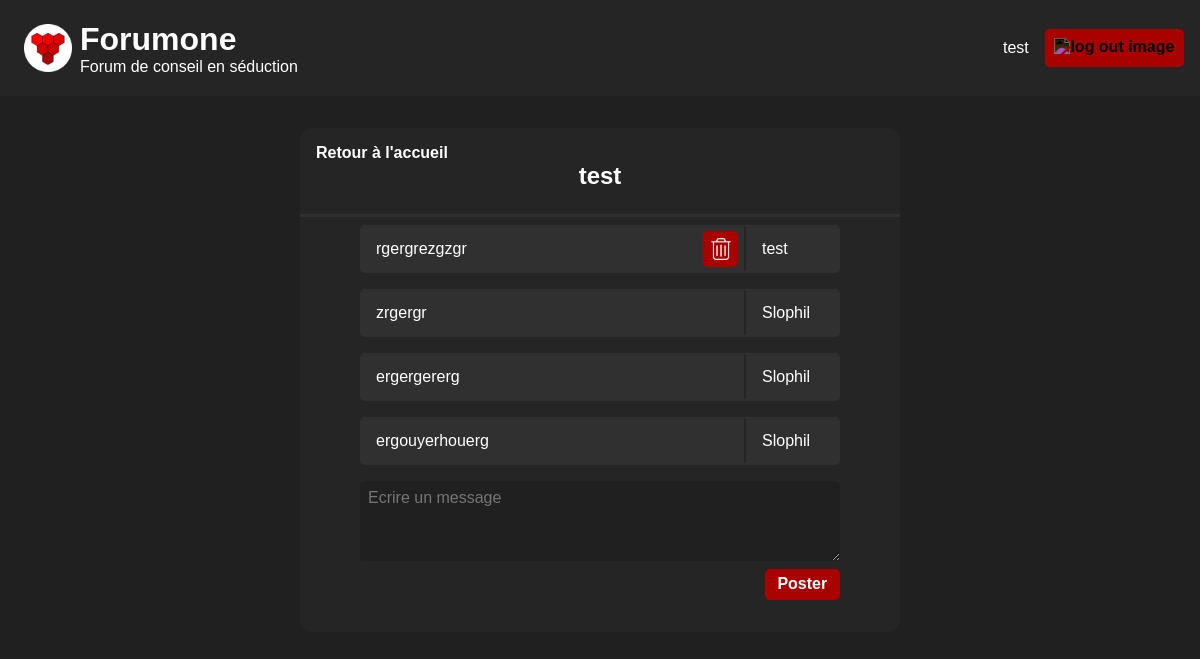
Page /subject.php?id=1 (signed in) on the committed database.
### tables this page shows
CREATE TABLE `clients` (
                           `id` int(11) NOT NULL,
                           `pseudo` varchar(24) NOT NULL,
                           `password` text NOT NULL,
                           `date` date NOT NULL,
                           `permission` text NOT NULL
);

CREATE TABLE `sujets` (
                          `id` int(11) NOT NULL,
                          `idauteur` int(11) NOT NULL,
                          `titre` varchar(128) NOT NULL,
                          `date` date NOT NULL
);

CREATE TABLE `messages` (
                            `id` int(11) NOT NULL,
                            `idauteur` int(11) NOT NULL,
                            `idsujet` int(11) NOT NULL,
                            `contenu` text NOT NULL
);

### app/database.php (called while the page is built, shortened)
<?php
function sql_connect() {
    $dbname = 'forum_no_mb_nl';
    $identifiant = 'root';
    $motdepasse = 'Yejequ@4';
    $port = 3306;
    try {
        $sch='mysql:host=localhost;dbname='.$dbname.';port='.$port;
        $bdd = new PDO($sch , $identifiant, $motdepasse);
    }
    catch(Exception $e) {
        die('Erreur : '.$e->getMessage());
    }
    return $bdd;
}
function getName($id) {
    $database = sql_connect();
    $sql = "SELECT pseudo FROM `clients` WHERE id=:id;";
    $statement = $database->prepare($sql);
    $statement->bindValue(':id', $id, PDO::PARAM_INT);
    $statement->execute();
    return $statement->fetchAll()[0]["pseudo"];
}
function getMessages($id, $limit) {
    $database = sql_connect();
    $sql = "SELECT id, idauteur, contenu FROM messages WHERE idsujet = :idsbjct ORDER BY id DESC LIMIT :limit;";
    $statement = $database->prepare($sql);
    $statement->bindParam(":idsbjct", $id, PDO::PARAM_INT);
    $statement->bindParam(":limit", $limit, PDO::PARAM_INT);
    $statement->execute();
    return $statement->fetchAll(PDO::FETCH_ASSOC);
}
function getTitle($idsujet) {
    $database = sql_connect();
    $sql = "SELECT titre FROM sujets WHERE id = :idsjt;";
    $statement = $database->prepare($sql);
    $statement->bindParam(":idsjt", $idsujet, PDO::PARAM_INT);
    $statement->execute();
    return $statement->fetchAll(PDO::FETCH_ASSOC);
}
?>

### subject.php (the view, shortened to what this page needs)
<!DOCTYPE html>
<?php
include_once "app/database.php";
$connected = false;
$rights = false;
$load = 50;
if (isset($_SESSION["login"])) {
    $connected = True;
}
$titre = htmlspecialchars(getTitle($_GET['id'])[0]["titre"]);
$messages = getMessages($_GET['id'], $load);
?>
<html lang="fr">
<head>
    <link rel="stylesheet" href="css/style.css">
    <title><?php print_r($titre); ?> - Forumone</title>
</head>
<body>
<header id="header">
        <div id="header__head">
            <img src="img/forumone.png" alt="icon" id="header__head__image">
            <div id="header__head__title">
                <h1 id="header__head__title__title">Forumone</h1>
                <p id="header__head__title__sub_title">Forum de conseil en séduction</p>
            </div>
        </div>
        <?php if (isset($_SESSION['login'])) {?>
            <div id="header__user">
                <div id="header__user__name">
                    <?php echo htmlspecialchars(getName($_SESSION['login'])); ?>
                </div>
                <a href="index.php?logout=1" id="header__user__name__log_out_link">
                    <img src="img/log-out.png" alt="log out image" id="header__user__name__log_out_link__image">
                </a>
            </div>
        <?php } ?>
    </header>
    <section id="messages">
        <div id="messages__home">
            <a href="index.php" id="messages__home__link">
                Retour à l'accueil
            </a>
        </div>
        <h1 id="messages__subject_title">
            <?php echo $titre; ?>
        </h1>
        <?php foreach($messages as $values){ ?>
        <div id="messages__list">
                <div id="messages__list__element">
                    <p id="messages__list__element__message">
                        <?php echo htmlspecialchars($values["contenu"]); ?>
                    </p>
                    <?php if($_SESSION['login'] == $values["idauteur"] || $rights) { ?>
                    <form action="#" method="post" id="messages__list__element__delete">
                        <input type="image" id="messages__list__element__delete__image" src="img/delete.png" alt="delete">
                    </form>
                    <?php } ?>
                    <p id="subjects__list__element__name">
                        <?php echo htmlspecialchars(getName($values["idauteur"])); ?>
                    </p>
                <?php if ($connected) { ?>
                </div>
            <?php } ?>
        </div>
        <?php }
        if (count($messages) >= $load) { ?>
        <?php }
        if ($connected) { ?>
        <div id="messages__new_message">
            <form action='#' method="post" id="messages__new_message__form">
                <textarea name="write_message" placeholder="Ecrire un message" id="messages__new_message__form__message"></textarea>
                <input type='submit' name="send_message" value="Poster" id="messages__new_message__form__submit">
            </form>
        </div>
        <?php } ?>
    </section>
</body>
</html>

### css/style.css (style rules this page uses)
* { padding: 0; margin: 0; box-sizing: border-box; font-family: Arial, sans-serif; transition: 0.1s; color: white; }
input, button, textarea { background: unset; border-radius: unset; border: unset; color: white; font-size: 16px; }
a { text-decoration: none; font-weight: bold; cursor: pointer; }
body { background-color: #202020; min-height: 100vh; }
#header { width: 100%; height: max-content; background-color: #252525; display: flex; justify-content: space-between; align-items: center; flex-direction: row; padding: 1em 0; }
#header__head { display: flex; justify-content: center; align-items: center; padding: 0 1em; }
#header__head__title { display: flex; justify-content: center; align-items: start; flex-direction: column; }
#header__head__image { height: 4em; padding: 0.5em; }
#header__links, #header__user { padding: 1em; display: flex; justify-content: center; align-items: center; }
#header__user { padding: unset; }
#header__links > a, #header__user__name__log_out_link, #header__user__name__admin_link, #new_subject__formu__form__submit, #subjects__more_sub > input, #messages__more_sub > input, #login_form__form__submit, #register_form__form__submit, #messages__new_message__form__submit { display: flex; justify-content: center; align-items: center; flex-direction: row; background-color: #A90000; padding: 0.4em 0.8em; margin: 0 1em; border-radius: 0.3em; cursor: pointer; }
#subjects__more_sub > input, #messages__more_sub > input, #login_form__form__submit, #register_form__form__submit, #new_subject__formu__form__submit, #messages__new_message__form__submit { font-weight: bold; margin: unset; }
#header__user__name__log_out_link, #header__user__name__admin_link { padding: 0.6em; }
#header__user__name__log_out_link__image, #header__user__name__admin_link { height: 1.2em; filter: invert(1); }
#subjects, #messages, #new_subject { padding: 2em 0; width: 50%; margin: 2em auto 0 auto; background-color: #252525; display: flex; justify-content: center; align-items: center; flex-direction: column; border-radius: 0.8em; }
#messages { padding-top: 1em; }
#subjects__list, #messages__list { width: 100%; display: flex; justify-content: center; align-items: center; flex-direction: column; }
#messages__subject_title { padding-bottom: 1em; border-bottom: 0.15em solid #303030; width: 100%; text-align: center; }
#messages__list__element, #subjects__list__element { width: 80%; display: flex; align-items: center; flex-direction: row; min-height: 3em; background-color: #303030; margin: 0.5em 0; border-radius: 0.3em; }
#messages__list__element__delete, #subjects__list__element__delete { display: flex; justify-content: center; align-items: center; background-color: #A90000; border-radius: 0.3em; cursor: pointer; padding: 0.4em; margin: 0 0.35em; }
#messages__list__element__delete__image, #subjects__list__element__delete__image { height: 1.4em; filter: invert(1); }
#messages__list__element__name, #subjects__list__element__name { height: calc(0.9*3em); border-left: 0.15em solid #252525; display: flex; justify-content: start; align-items: center; padding-left: 1em; min-width: 20%; width: max-content; }
#messages__list__element__message, #subjects__list__element__link { padding-left: 1em; width: 100%; }
#messages__home { width: 100%; padding-left: 1em; }
#login_form__form__name__pseudo, #login_form__form__password__password, #register_form__form__name__pseudo, #register_form__form__confirm_password__password, #register_form__form__password__password, #messages__new_message__form__message, #new_subject__formu__form__name { margin: 0.5em 0; padding: 0.5em; background-color: #202020; border-radius: 0.3em; width: 100%; }
#messages__new_message__form__message { resize: vertical; min-height: 5em; max-height: 30em; }
#messages__new_message { width: 80%; }
#messages__new_message__form { display: flex; justify-content: center; align-items: end; flex-direction: column; width: 100%; }

### rows in the picture
clients: pseudo "test"
sujets: titre "test"
messages: contenu "rgergrezgzgr", idauteur.pseudo "test"
messages: contenu "zrgergr", idauteur.pseudo "Slophil"
messages: contenu "ergergererg", idauteur.pseudo "Slophil"
messages: contenu "ergouyerhouerg", idauteur.pseudo "Slophil"
